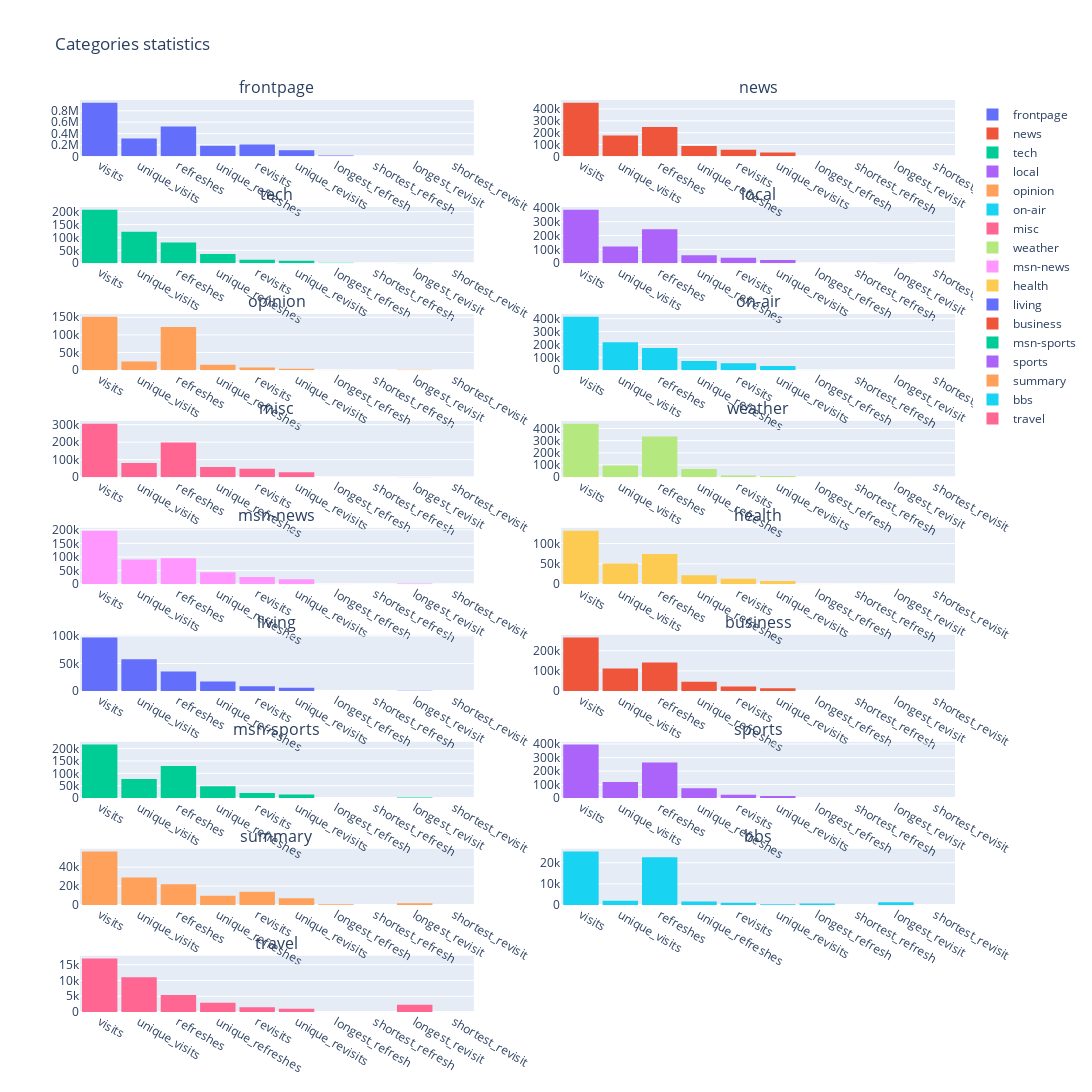

The notebook cell this image was saved under:
### Code cell
plot_categories_statistics(categories, dataset_stats)

### Figure 1 — Plotly figure (JSON) as saved in the notebook; plotly's stock layout.template omitted (floating-point values rounded to 4 significant figures)
{"data": [{"histfunc": "sum", "name": "frontpage", "type": "histogram", "x": ["visits", "unique_visits", "refreshes", "unique_refreshes", "revisits", "unique_revisits", "longest_refresh", "shortest_refresh", "longest_revisit", "shortest_revisit"], "xaxis": "x", "y": [940469, 313181, 526123, 183510, 208524, 106246, 14794, 1, 1783, 1], "yaxis": "y"}, {"histfunc": "sum", "name": "news", "type": "histogram", "x": ["visits", "unique_visits", "refreshes", "unique_refreshes", "revisits", "unique_revisits", "longest_refresh", "shortest_refresh", "longest_revisit", "shortest_revisit"], "xaxis": "x2", "y": [452387, 175286, 247557, 87452, 54761, 32303, 725, 1, 583, 1], "yaxis": "y2"}, {"histfunc": "sum", "name": "tech", "type": "histogram", "x": ["visits", "unique_visits", "refreshes", "unique_refreshes", "revisits", "unique_revisits", "longest_refresh", "shortest_refresh", "longest_revisit", "shortest_revisit"], "xaxis": "x3", "y": [207479, 121948, 80048, 36169, 13543, 9683, 2057, 1, 775, 1], "yaxis": "y3"}, {"histfunc": "sum", "name": "local", "type": "histogram", "x": ["visits", "unique_visits", "refreshes", "unique_refreshes", "revisits", "unique_revisits", "longest_refresh", "shortest_refresh", "longest_revisit", "shortest_revisit"], "xaxis": "x4", "y": [386217, 121719, 245416, 58429, 39607, 22843, 534, 1, 1431, 1], "yaxis": "y4"}, {"histfunc": "sum", "name": "opinion", "type": "histogram", "x": ["visits", "unique_visits", "refreshes", "unique_refreshes", "revisits", "unique_revisits", "longest_refresh", "shortest_refresh", "longest_revisit", "shortest_revisit"], "xaxis": "x5", "y": [151409, 24987, 122160, 15213, 7435, 4453, 439, 1, 1102, 1], "yaxis": "y5"}, {"histfunc": "sum", "name": "on-air", "type": "histogram", "x": ["visits", "unique_visits", "refreshes", "unique_refreshes", "revisits", "unique_revisits", "longest_refresh", "shortest_refresh", "longest_revisit", "shortest_revisit"], "xaxis": "x6", "y": [414928, 217101, 173252, 70929, 53845, 33531, 1257, 1, 551, 1], "yaxis": "y6"}, {"histfunc": "sum", "name": "misc", "type": "histogram", "x": ["visits", "unique_visits", "refreshes", "unique_refreshes", "revisits", "unique_revisits", "longest_refresh", "shortest_refresh", "longest_revisit", "shortest_revisit"], "xaxis": "x7", "y": [305615, 80514, 197506, 58746, 47584, 28909, 124, 1, 1431, 1], "yaxis": "y7"}, {"histfunc": "sum", "name": "weather", "type": "histogram", "x": ["visits", "unique_visits", "refreshes", "unique_refreshes", "revisits", "unique_revisits", "longest_refresh", "shortest_refresh", "longest_revisit", "shortest_revisit"], "xaxis": "x8", "y": [439398, 95615, 335018, 67143, 14548, 9319, 218, 1, 1511, 1], "yaxis": "y8"}, {"histfunc": "sum", "name": "msn-news", "type": "histogram", "x": ["visits", "unique_visits", "refreshes", "unique_refreshes", "revisits", "unique_revisits", "longest_refresh", "shortest_refresh", "longest_revisit", "shortest_revisit"], "xaxis": "x9", "y": [196614, 90192, 95537, 43656, 25863, 17718, 289, 1, 2325, 1], "yaxis": "y9"}, {"histfunc": "sum", "name": "health", "type": "histogram", "x": ["visits", "unique_visits", "refreshes", "unique_refreshes", "revisits", "unique_revisits", "longest_refresh", "shortest_refresh", "longest_revisit", "shortest_revisit"], "xaxis": "x10", "y": [131760, 50606, 74147, 21950, 13246, 7933, 96, 1, 575, 1], "yaxis": "y10"}, {"histfunc": "sum", "name": "living", "type": "histogram", "x": ["visits", "unique_visits", "refreshes", "unique_refreshes", "revisits", "unique_revisits", "longest_refresh", "shortest_refresh", "longest_revisit", "shortest_revisit"], "xaxis": "x11", "y": [96817, 57597, 35703, 17398, 8680, 6149, 78, 1, 776, 1], "yaxis": "y11"}, {"histfunc": "sum", "name": "business", "type": "histogram", "x": ["visits", "unique_visits", "refreshes", "unique_refreshes", "revisits", "unique_revisits", "longest_refresh", "shortest_refresh", "longest_revisit", "shortest_revisit"], "xaxis": "x12", "y": [264899, 112183, 141175, 46468, 22880, 14312, 893, 1, 938, 1], "yaxis": "y12"}, {"histfunc": "sum", "name": "msn-sports", "type": "histogram", "x": ["visits", "unique_visits", "refreshes", "unique_refreshes", "revisits", "unique_revisits", "longest_refresh", "shortest_refresh", "longest_revisit", "shortest_revisit"], "xaxis": "x13", "y": [216125, 76948, 129522, 47516, 20169, 14823, 440, 1, 2098, 1], "yaxis": "y13"}, {"histfunc": "sum", "name": "sports", "type": "histogram", "x": ["visits", "unique_visits", "refreshes", "unique_refreshes", "revisits", "unique_revisits", "longest_refresh", "shortest_refresh", "longest_revisit", "shortest_revisit"], "xaxis": "x14", "y": [395880, 119138, 263167, 72063, 24150, 15525, 310, 1, 839, 1], "yaxis": "y14"}, {"histfunc": "sum", "name": "summary", "type": "histogram", "x": ["visits", "unique_visits", "refreshes", "unique_refreshes", "revisits", "unique_revisits", "longest_refresh", "shortest_refresh", "longest_revisit", "shortest_revisit"], "xaxis": "x15", "y": [56576, 29200, 22110, 9890, 13926, 7078, 824, 1, 1822, 1], "yaxis": "y15"}, {"histfunc": "sum", "name": "bbs", "type": "histogram", "x": ["visits", "unique_visits", "refreshes", "unique_refreshes", "revisits", "unique_revisits", "longest_refresh", "shortest_refresh", "longest_revisit", "shortest_revisit"], "xaxis": "x16", "y": [25249, 2082, 22510, 1631, 1022, 419, 729, 1, 1342, 1], "yaxis": "y16"}, {"histfunc": "sum", "name": "travel", "type": "histogram", "x": ["visits", "unique_visits", "refreshes", "unique_refreshes", "revisits", "unique_revisits", "longest_refresh", "shortest_refresh", "longest_revisit", "shortest_revisit"], "xaxis": "x17", "y": [16972, 11006, 5417, 2925, 1510, 1048, 19, 1, 2299, 1], "yaxis": "y17"}], "layout": {"annotations": [{"font": {"size": 16}, "showarrow": false, "text": "frontpage", "x": 0.225, "xanchor": "center", "xref": "paper", "y": 1, "yanchor": "bottom", "yref": "paper"}, {"font": {"size": 16}, "showarrow": false, "text": "news", "x": 0.775, "xanchor": "center", "xref": "paper", "y": 1, "yanchor": "bottom", "yref": "paper"}, {"font": {"size": 16}, "showarrow": false, "text": "tech", "x": 0.225, "xanchor": "center", "xref": "paper", "y": 0.8827, "yanchor": "bottom", "yref": "paper"}, {"font": {"size": 16}, "showarrow": false, "text": "local", "x": 0.775, "xanchor": "center", "xref": "paper", "y": 0.8827, "yanchor": "bottom", "yref": "paper"}, {"font": {"size": 16}, "showarrow": false, "text": "opinion", "x": 0.225, "xanchor": "center", "xref": "paper", "y": 0.7654, "yanchor": "bottom", "yref": "paper"}, {"font": {"size": 16}, "showarrow": false, "text": "on-air", "x": 0.775, "xanchor": "center", "xref": "paper", "y": 0.7654, "yanchor": "bottom", "yref": "paper"}, {"font": {"size": 16}, "showarrow": false, "text": "misc", "x": 0.225, "xanchor": "center", "xref": "paper", "y": 0.6481, "yanchor": "bottom", "yref": "paper"}, {"font": {"size": 16}, "showarrow": false, "text": "weather", "x": 0.775, "xanchor": "center", "xref": "paper", "y": 0.6481, "yanchor": "bottom", "yref": "paper"}, {"font": {"size": 16}, "showarrow": false, "text": "msn-news", "x": 0.225, "xanchor": "center", "xref": "paper", "y": 0.5309, "yanchor": "bottom", "yref": "paper"}, {"font": {"size": 16}, "showarrow": false, "text": "health", "x": 0.775, "xanchor": "center", "xref": "paper", "y": 0.5309, "yanchor": "bottom", "yref": "paper"}, {"font": {"size": 16}, "showarrow": false, "text": "living", "x": 0.225, "xanchor": "center", "xref": "paper", "y": 0.4136, "yanchor": "bottom", "yref": "paper"}, {"font": {"size": 16}, "showarrow": false, "text": "business", "x": 0.775, "xanchor": "center", "xref": "paper", "y": 0.4136, "yanchor": "bottom", "yref": "paper"}, {"font": {"size": 16}, "showarrow": false, "text": "msn-sports", "x": 0.225, "xanchor": "center", "xref": "paper", "y": 0.2963, "yanchor": "bottom", "yref": "paper"}, {"font": {"size": 16}, "showarrow": false, "text": "sports", "x": 0.775, "xanchor": "center", "xref": "paper", "y": 0.2963, "yanchor": "bottom", "yref": "paper"}, {"font": {"size": 16}, "showarrow": false, "text": "summary", "x": 0.225, "xanchor": "center", "xref": "paper", "y": 0.179, "yanchor": "bottom", "yref": "paper"}, {"font": {"size": 16}, "showarrow": false, "text": "bbs", "x": 0.775, "xanchor": "center", "xref": "paper", "y": 0.179, "yanchor": "bottom", "yref": "paper"}, {"font": {"size": 16}, "showarrow": false, "text": "travel", "x": 0.225, "xanchor": "center", "xref": "paper", "y": 0.06173, "yanchor": "bottom", "yref": "paper"}], "bargap": 0.1, "height": 2700, "title": {"text": "Categories statistics"}, "width": 1300, "xaxis": {"anchor": "y", "domain": [0, 0.45]}, "xaxis10": {"anchor": "y10", "domain": [0.55, 1]}, "xaxis11": {"anchor": "y11", "domain": [0, 0.45]}, "xaxis12": {"anchor": "y12", "domain": [0.55, 1]}, "xaxis13": {"anchor": "y13", "domain": [0, 0.45]}, "xaxis14": {"anchor": "y14", "domain": [0.55, 1]}, "xaxis15": {"anchor": "y15", "domain": [0, 0.45]}, "xaxis16": {"anchor": "y16", "domain": [0.55, 1]}, "xaxis17": {"anchor": "y17", "domain": [0, 0.45]}, "xaxis18": {"anchor": "y18", "domain": [0.55, 1]}, "xaxis2": {"anchor": "y2", "domain": [0.55, 1]}, "xaxis3": {"anchor": "y3", "domain": [0, 0.45]}, "xaxis4": {"anchor": "y4", "domain": [0.55, 1]}, "xaxis5": {"anchor": "y5", "domain": [0, 0.45]}, "xaxis6": {"anchor": "y6", "domain": [0.55, 1]}, "xaxis7": {"anchor": "y7", "domain": [0, 0.45]}, "xaxis8": {"anchor": "y8", "domain": [0.55, 1]}, "xaxis9": {"anchor": "y9", "domain": [0, 0.45]}, "yaxis": {"anchor": "x", "domain": [0.9383, 1]}, "yaxis10": {"anchor": "x10", "domain": [0.4691, 0.5309]}, "yaxis11": {"anchor": "x11", "domain": [0.3519, 0.4136]}, "yaxis12": {"anchor": "x12", "domain": [0.3519, 0.4136]}, "yaxis13": {"anchor": "x13", "domain": [0.2346, 0.2963]}, "yaxis14": {"anchor": "x14", "domain": [0.2346, 0.2963]}, "yaxis15": {"anchor": "x15", "domain": [0.1173, 0.179]}, "yaxis16": {"anchor": "x16", "domain": [0.1173, 0.179]}, "yaxis17": {"anchor": "x17", "domain": [0, 0.06173]}, "yaxis18": {"anchor": "x18", "domain": [0, 0.06173]}, "yaxis2": {"anchor": "x2", "domain": [0.9383, 1]}, "yaxis3": {"anchor": "x3", "domain": [0.821, 0.8827]}, "yaxis4": {"anchor": "x4", "domain": [0.821, 0.8827]}, "yaxis5": {"anchor": "x5", "domain": [0.7037, 0.7654]}, "yaxis6": {"anchor": "x6", "domain": [0.7037, 0.7654]}, "yaxis7": {"anchor": "x7", "domain": [0.5864, 0.6481]}, "yaxis8": {"anchor": "x8", "domain": [0.5864, 0.6481]}, "yaxis9": {"anchor": "x9", "domain": [0.4691, 0.5309]}}}
